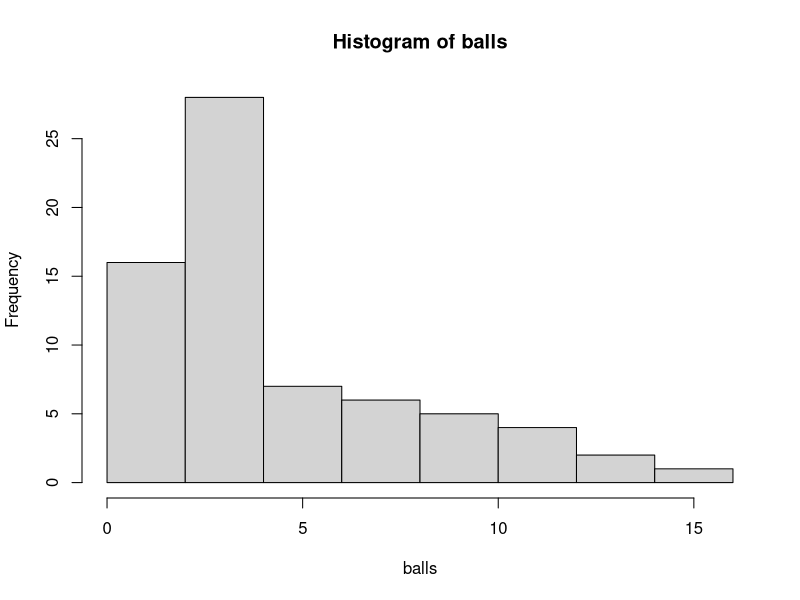
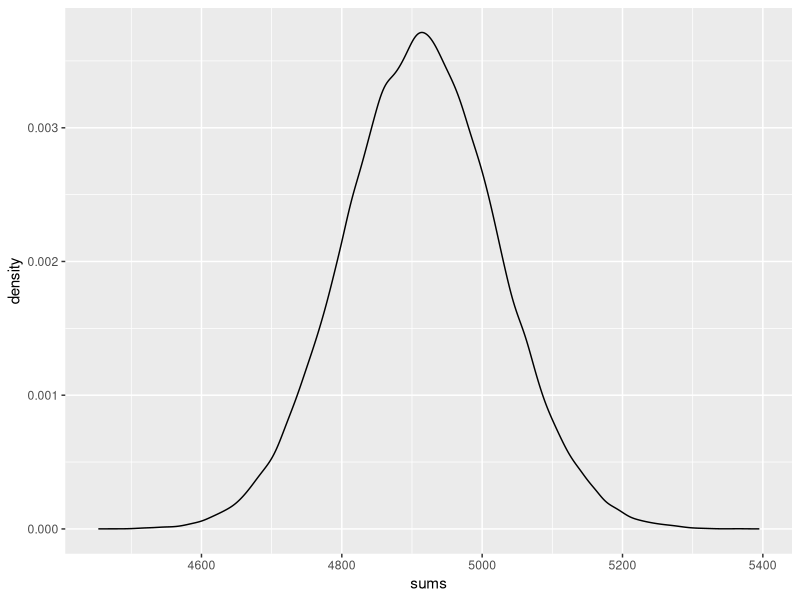
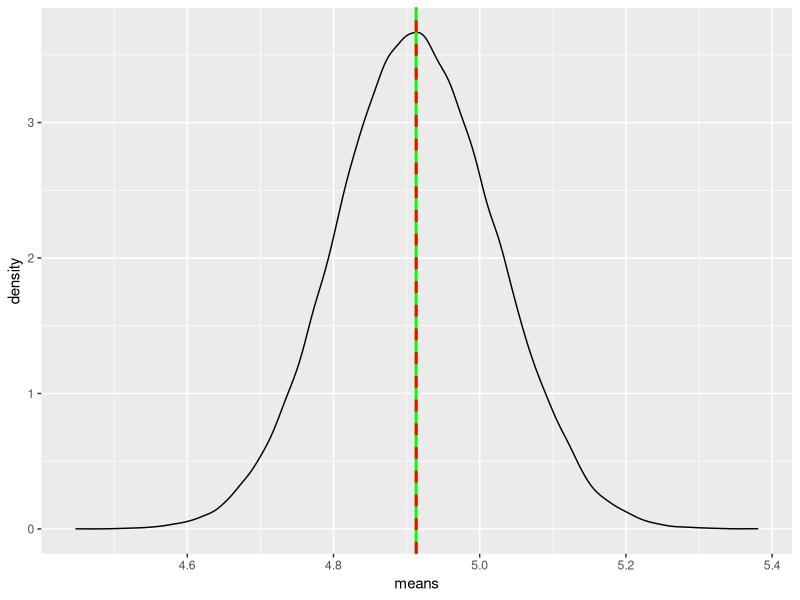

Reproduce these figures in R, in order.
# sum of sample variables follow normal dist.

library(purrr)
library(ggplot2)
library(dplyr)

balls = c(
  rep(1,5),
  rep(2,11),
  rep(3,18),rep(4,10),
  rep(5,4),rep(6,3),
  rep(7,3),rep(8,3),
  rep(9,3),rep(10,2),
  rep(11,2),rep(12,2),
  13,14,15)
hist(balls)

ball_sample = function(n){
  # n: size of sample
  #box_of_ball = c(-3,-2,-1,0,1,2,3)
  box_of_ball = balls
  sample_rst = sample(box_of_ball,n,replace = TRUE)
  return(sum(sample_rst))
}

trials = 100000
sample_size = 1000
#reference_mean = 0
reference_mean = mean(balls)

trial_num = 1:trials
sample_sizes = rep(sample_size,trials)
sums = map_dbl(sample_sizes,ball_sample)
means = map_dbl(sample_sizes,ball_sample)/sample_size
df = data.frame(
  trial_num,sums,means
)

df %>% ggplot(aes(x=sums))+geom_density()
df %>% ggplot(aes(x=means))+geom_density()+geom_vline(xintercept = reference_mean,color='green',size=1)+geom_vline(xintercept = mean(means),linetype='dashed',color='red',size=1)